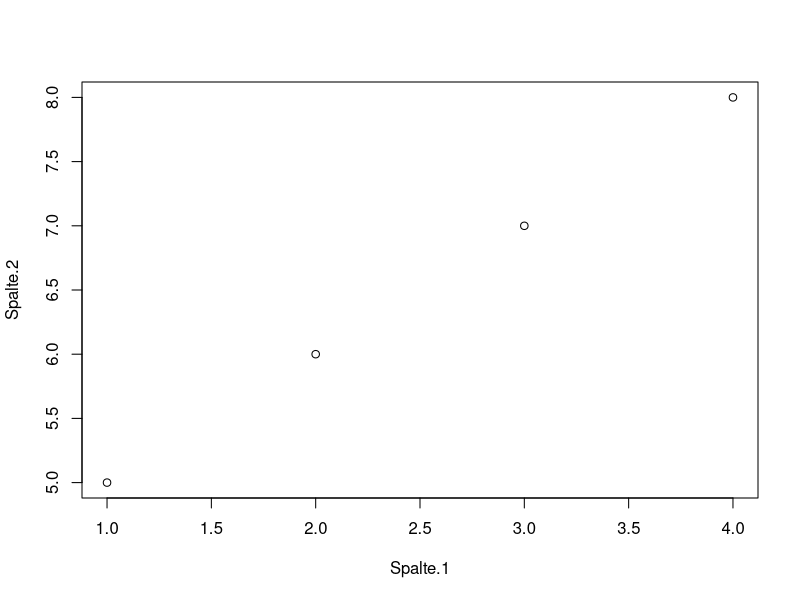

R code for this plot:
## ---- chunk 1
7*3
## ---- chunk 2
dat <- data.frame("Spalte 1" = c(1,2,3,4), "Spalte 2" = c(5,6,7,8))
plot(dat)
